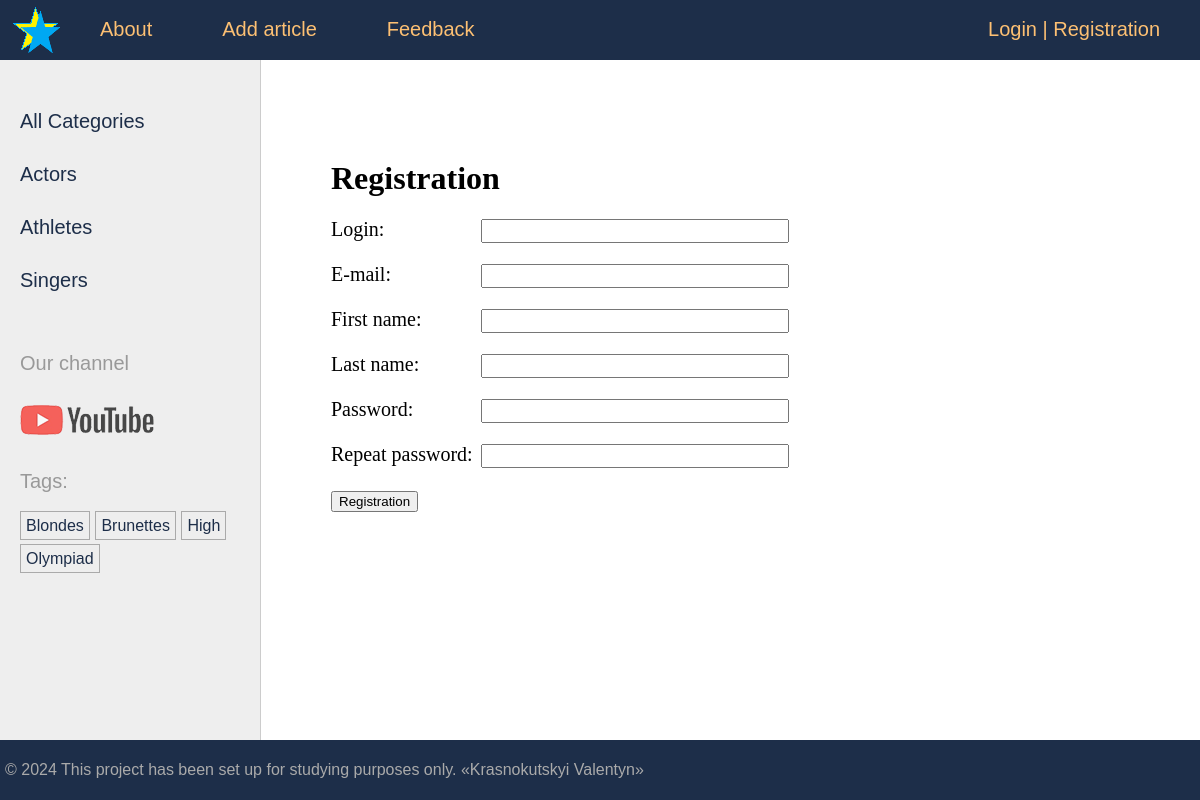
The page /users/register/ on the database its author committed.
### stars/models.py (models this page shows, shortened)
class Category(models.Model):
    name = models.CharField(max_length=100, db_index=True, verbose_name='Category')  # Name of the category
    slug = models.SlugField(max_length=255, unique=True, db_index=True)  # Unique slug for URLs
    class Meta:
        verbose_name = 'Category'
        verbose_name_plural = 'Categories'
    def get_absolute_url(self):
        return reverse('category', kwargs={'cat_slug': self.slug})  # URL pattern for accessing a category detail view

class TagPost(models.Model):
    tag = models.CharField(max_length=100, db_index=True)  # Tag name
    slug = models.SlugField(max_length=255, unique=True, db_index=True)  # Unique slug for URLs
    def get_absolute_url(self):
        return reverse('tag', kwargs={'tag_slug': self.slug})  # URL pattern for accessing a tag detail view

### users/views.py (the view)
# urls.py: path('register/', views.RegisterUser.as_view(), name='register'),
class RegisterUser(CreateView):
    form_class = RegisterUserForm
    template_name = 'users/register.html'
    extra_context = {'title': "Registration"}
    success_url = reverse_lazy('users:login')

### users/forms.py (shortened to what this page needs)
class RegisterUserForm(UserCreationForm):
    username = forms.CharField(label="Login", widget=forms.TextInput(attrs={'class': 'form-input'}))
    password1 = forms.CharField(label="Password", widget=forms.PasswordInput(attrs={'class': 'form-input'}))
    password2 = forms.CharField(label="Repeat password", widget=forms.PasswordInput(attrs={'class': 'form-input'}))
    class Meta:
        model = get_user_model()
        fields = ['username', 'email', 'first_name', 'last_name', 'password1', 'password2']
        labels = {
            'email': 'E-mail',
            'first_name': 'First name',
            'last_name': 'Last name',
        }
        widgets = {
            'email': forms.TextInput(attrs={'class': 'form-input'}),
            'first_name': forms.TextInput(attrs={'class': 'form-input'}),
            'last_name': forms.TextInput(attrs={'class': 'form-input'}),
        }

### stars/templatetags/stars_tags.py (called while the page is built)
@register.inclusion_tag('stars/list_categories.html')
def show_categories(cat_selected_id=0):
    cats = Category.objects.annotate(total=Count("posts")).filter(total__gt=0)
    return {"cats": cats, "cat_selected": cat_selected_id}

@register.inclusion_tag('stars/list_tags.html')
def show_all_tags():
    return {"tags": TagPost.objects.annotate(total=Count("tags")).filter(total__gt=0)}

### users/context_processors.py (called while the page is built)
def get_stars_context(request):
    return {'mainmenu': menu}

### users/templates/users/register.html (shortened to what this page needs)
{% extends 'base.html' %}
{% block content %}
<h1>Registration</h1>
<form method="post">
    {% for f in form %}
        <p ><label class="form-label" for="{{ f.id_for_label }}">{{f.label}}: </label>{{ f }}</p>
    {% endfor %}
    <p ><button type="submit">Registration</button></p>
</form>
{% endblock %}

### stars/templates/stars/list_categories.html
{% for cat in cats %}
         {% if cat.id == cat_selected %}
                   <li class="selected">{{cat.name}}</li>
         {% else %}
                   <li><a href="{{ cat.get_absolute_url }}">{{cat.name}}</a></li>
         {% endif %}
{% endfor %}

### stars/templates/stars/list_tags.html
{% if tags %}
    Tags:</p>
    <ul class="tags-list">
        {% for t in tags %}
        <li><a href="{{t.get_absolute_url}}">{{t.tag}}</a></li>
        {% endfor %}
    </ul>
{% endif %}

### stars/static/stars/css/styles.css (style rules this page uses)
html, body { font-family: 'Arial'; margin: 0; padding: 0; height: 100%; width: 100%; color: #1d2e49; }
a { color: #0059b2; text-decoration: none; }
.left-chapters ul { width: 230px; margin: 0; padding: 20px 10px 10px 20px; list-style: none; font-size: 20px; }
.left-chapters ul li { margin: 30px 0 0 0; color: #999; }
.left-chapters ul li a { color: #1d2e49; text-decoration: none; }
ul.tags-list { width: 100%; margin: 0; padding: 0; list-style: none; }
ul.tags-list li { margin: 0; padding: 0 0 10px; display: inline-block; }
ul.tags-list li a { padding: 5px; font-size: 16px; border: 1px solid #aaa; }
.content-text h1 { font-size: 32px; }
.form-input { width: 300px; font-size: 16px; }
.form-label { display: inline-block; min-width: 150px; vertical-align: top; }

### rows shown on the page
Category: name "Actors"
Category: name "Athletes"
Category: name "Singers"
TagPost: tag "Blondes"
TagPost: tag "Brunettes"
TagPost: tag "High"
TagPost: tag "Olympiad"

### other values the page prints
{{ m.title }} "About" "Add article" "Feedback"
{{ f.label }} "Login" "E-mail" "First name" "Last name" "Password" "Repeat password"
